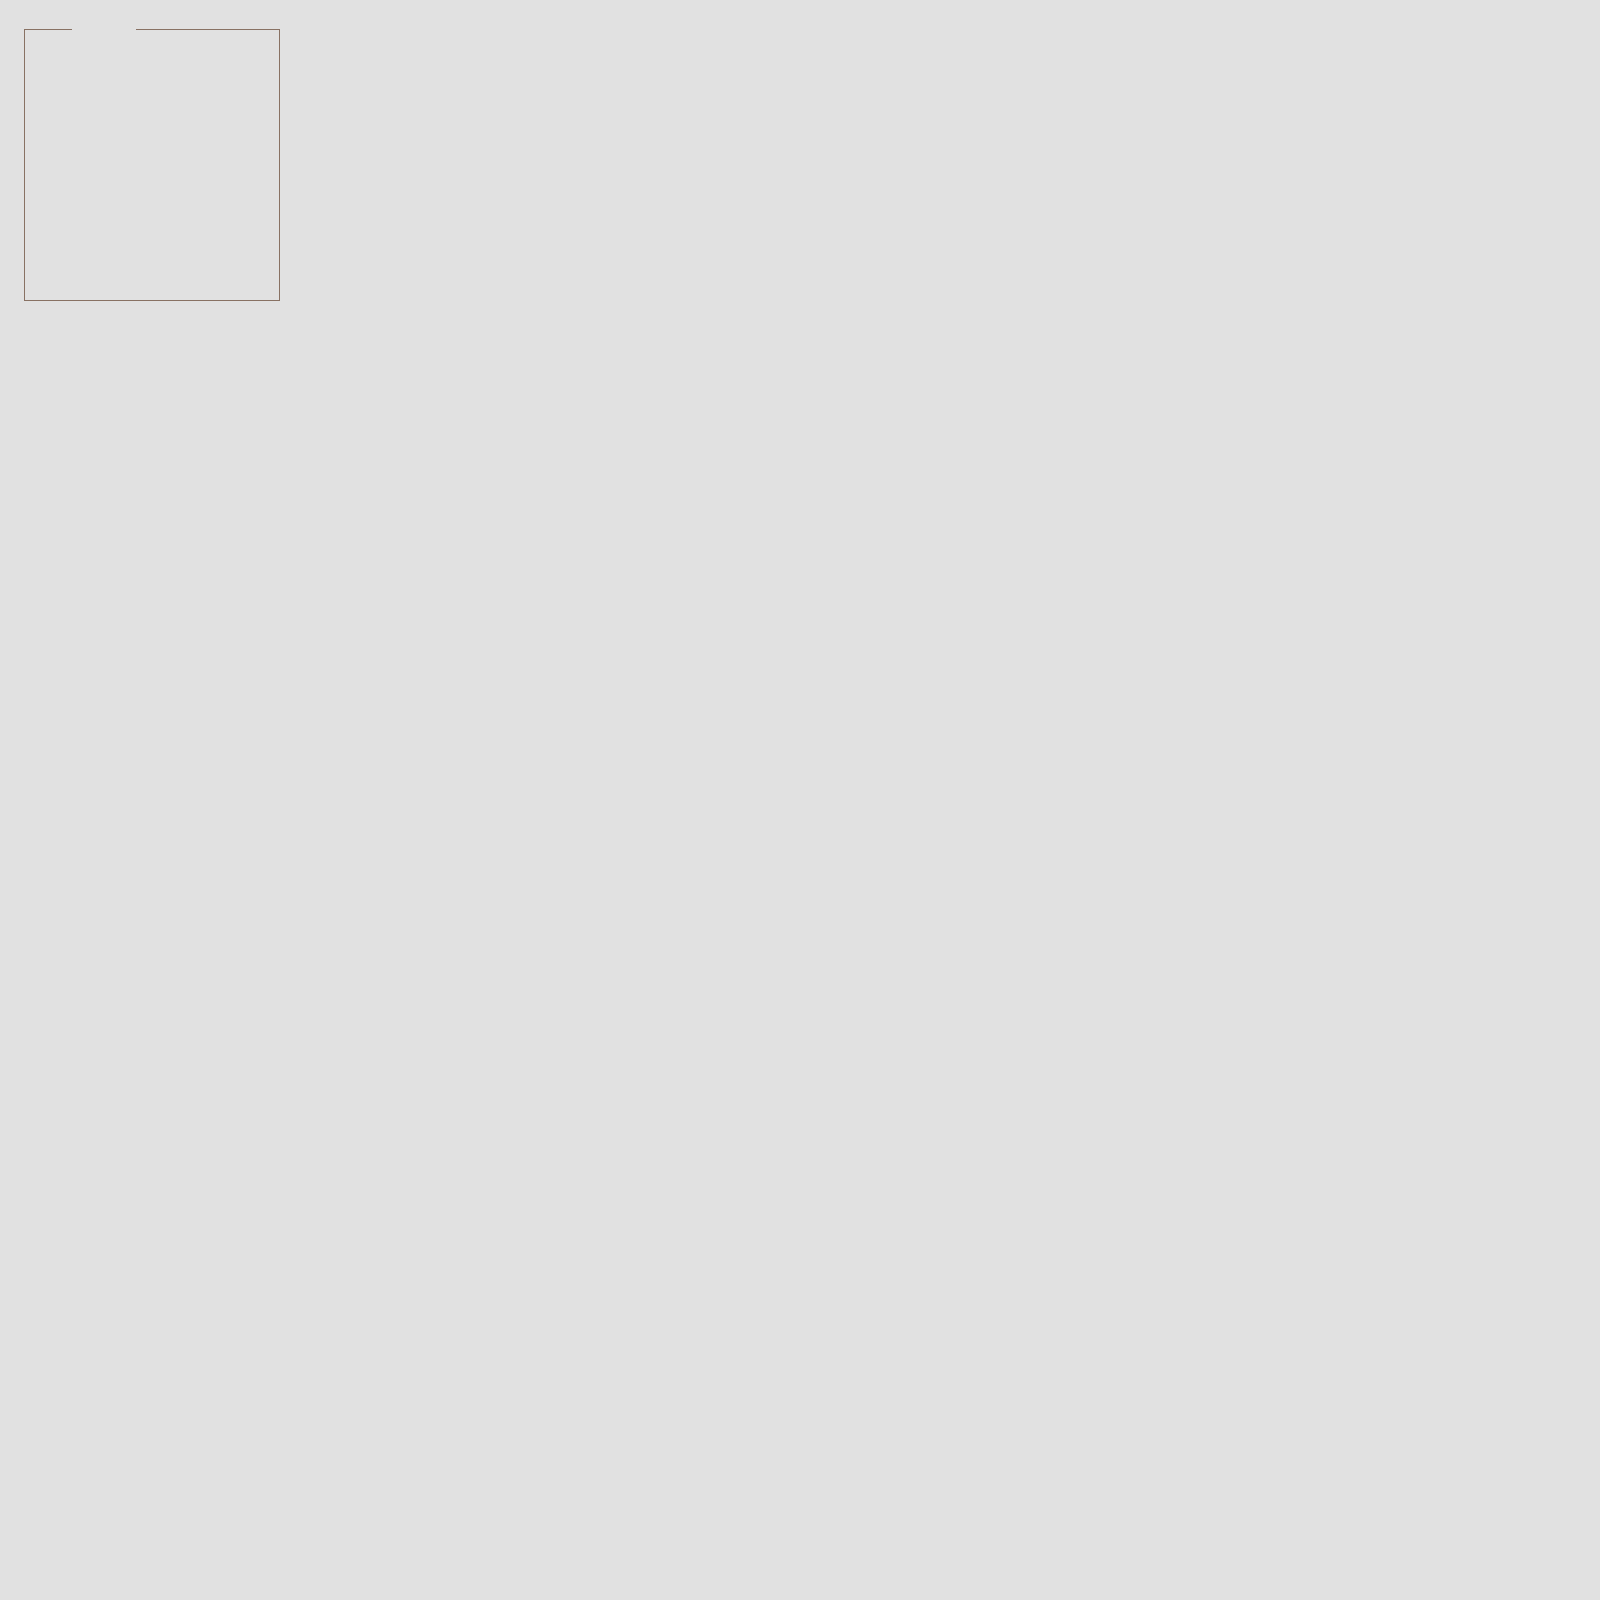

A level layout from a 2D game, rendered from its tile map. Below: a short description, then the map file with tile-grid data replaced by summaries:
An orthogonal 100x100 tile map with 16x16 px tiles, 2 tile layers (structure, features).

<map version="1.2" tiledversion="1.3.3" orientation="orthogonal" renderorder="right-down" compressionlevel="0" width="100" height="100" tilewidth="16" tileheight="16" infinite="0" backgroundcolor="#e1e1e1" nextlayerid="3" nextobjectid="1">
 <tileset firstgid="1" source="world_tiles.tsx" />
 <layer id="1" name="structure" width="100" height="100" offsetx="24.3468" offsety="-3.91287">
  <data>[10000 cells, 58 non-empty, 2 distinct tile ids]</data>
 </layer>
 <layer id="2" name="features" width="100" height="100">
  <data>[10000 cells, 0 non-empty, 0 distinct tile ids]</data>
 </layer>
</map>
